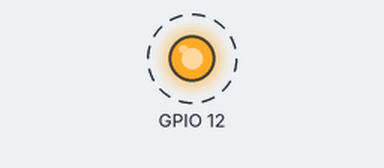
The program below on a simulated Raspberry Pi (BCM pin numbers). On the bench: output pins drawn as LEDs (lit = HIGH). Dashed ring = blinking. At 100.0 s the program stops and its outputs stay as they are.

Above: at 0.5 s.
Timing chart, 0 to 4.6 s (numbered marks = the images above):
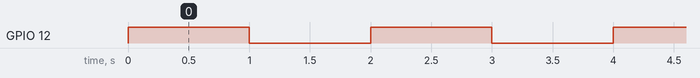

The program:

blink.py
```python
import RPi.GPIO as GPIO
import time
# blinking function
def blink(pin):
        GPIO.output(pin,GPIO.HIGH)
        time.sleep(1)
        GPIO.output(pin,GPIO.LOW)
        time.sleep(1)
        return
# to use Raspberry Pi board pin numbers
GPIO.setmode(GPIO.BCM)
# set up GPIO output channel
GPIO.setup(12, GPIO.OUT)
# blink GPIO17 50 times
for i in range(0,50):
        blink(12)
GPIO.cleanup()
```

Measured:
- by itself, GPIO 12: alternates HIGH for 1.0 s and LOW for 1.0 s, 100 changes in all, then stays LOW
